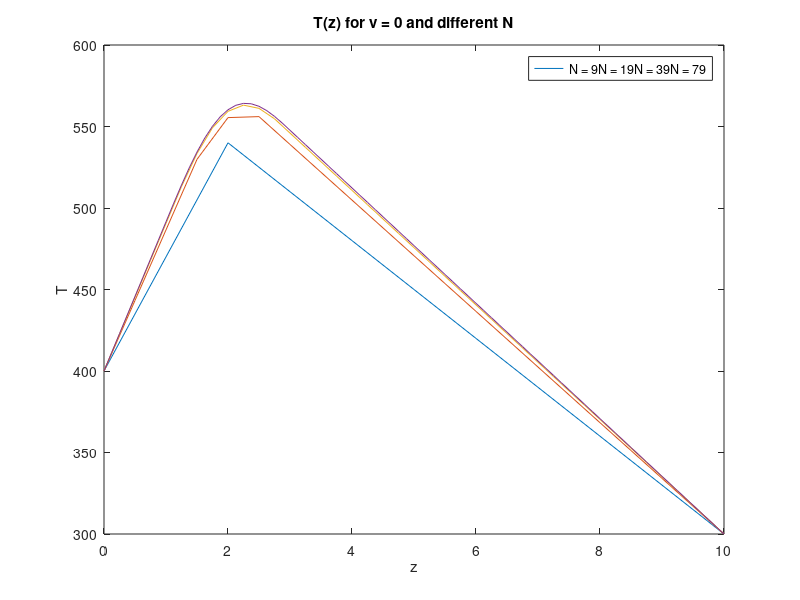
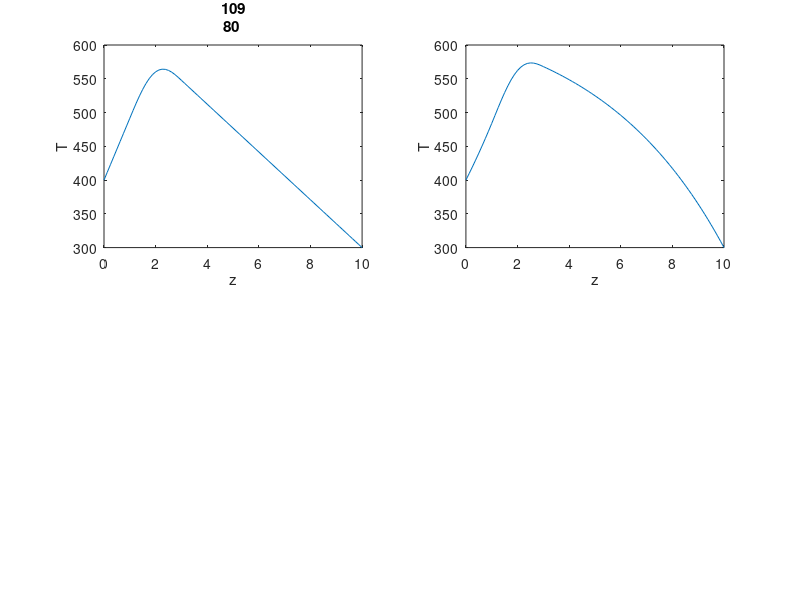

Source code (MATLAB) for these figures, in order: (Note: this script raises an error after producing the figures.)
%Cm2014, Math, LAB2
%Yihan Xiao, Yizhi Dong

clc;clear;close all;

L = 10;
a = 1;
b_para = 3;
Q_0 = 50;
kappa = 0.5;
rho = 1;
C = 1;
T_out = 300;
T_0 = 400;
v_list = [0, 0.1, 0.5, 1];
N_list = [9, 19, 39, 79];


%% v = 0; N = 9, 19, 39, 79
figure
for i = 1:4
    v = v_list(1);
    N = N_list(i);

    a_general = v*rho*C/kappa;
    h = L/(N+1);
    z = [h:h:L-h]';

    A = zeros(N,N);
    b_mat = zeros(N,1);
    for k = 2:N
        A(k,k) = 2;
        A(k,k-1) = -1-a_general*h/2;
        A(k-1,k) = -1+a_general*h/2;
    end
    A(1,1) = 2;

    b_mat = (h^2/kappa)*Q_0*sin((z-a)/(b_para-a)*pi);
    b_mat(z<=a) = 0; b_mat(z>b_para) = 0;
    b_mat(1) = b_mat(1)+T_0+h*a_general*T_0/2;
    b_mat(N) = b_mat(N)+T_out-h*a_general*T_out/2;

    T = A\b_mat;

    Tplot = [T_0;T;T_out];
    zplot = [0:h:L]';
    plot(zplot, Tplot)
    xlabel('z'),ylabel('T')
    hold on
end
legend(["N = 9", "N = 19", "N = 39", "N = 79"])
title("T(z) for v = 0 and different N")

%% N = 79, v = 0, 0.1, 0.5, 1
figure
for i = 1:4
    v = v_list(i);
    N = N_list(4);

    a_general = v*rho*C/kappa;
    h = L/(N+1);
    z = [h:h:L-h]';

    A = zeros(N,N);
    b_mat = zeros(N,1);
    for k = 2:N
        A(k,k) = 2;
        A(k,k-1) = -1-a_general*h/2;
        A(k-1,k) = -1+a_general*h/2;
    end
    A(1,1) = 2;

    b_mat = (h^2/kappa)*Q_0*sin((z-a)/(b_para-a)*pi);
    b_mat(z<=a) = 0; b_mat(z>b_para) = 0;
    b_mat(1) = b_mat(1)+T_0+h*a_general*T_0/2;
    b_mat(N) = b_mat(N)+T_out-h*a_general*T_out/2;

    T = A\b_mat;

    Tplot = [T_0;T;T_out];
    zplot = [0:h:L]';
    subplot(2,2,i)
    plot(zplot, Tplot)
    xlabel('z'),ylabel('T')
    title("T(z) for N = 79, v = " + num2str(v));
end